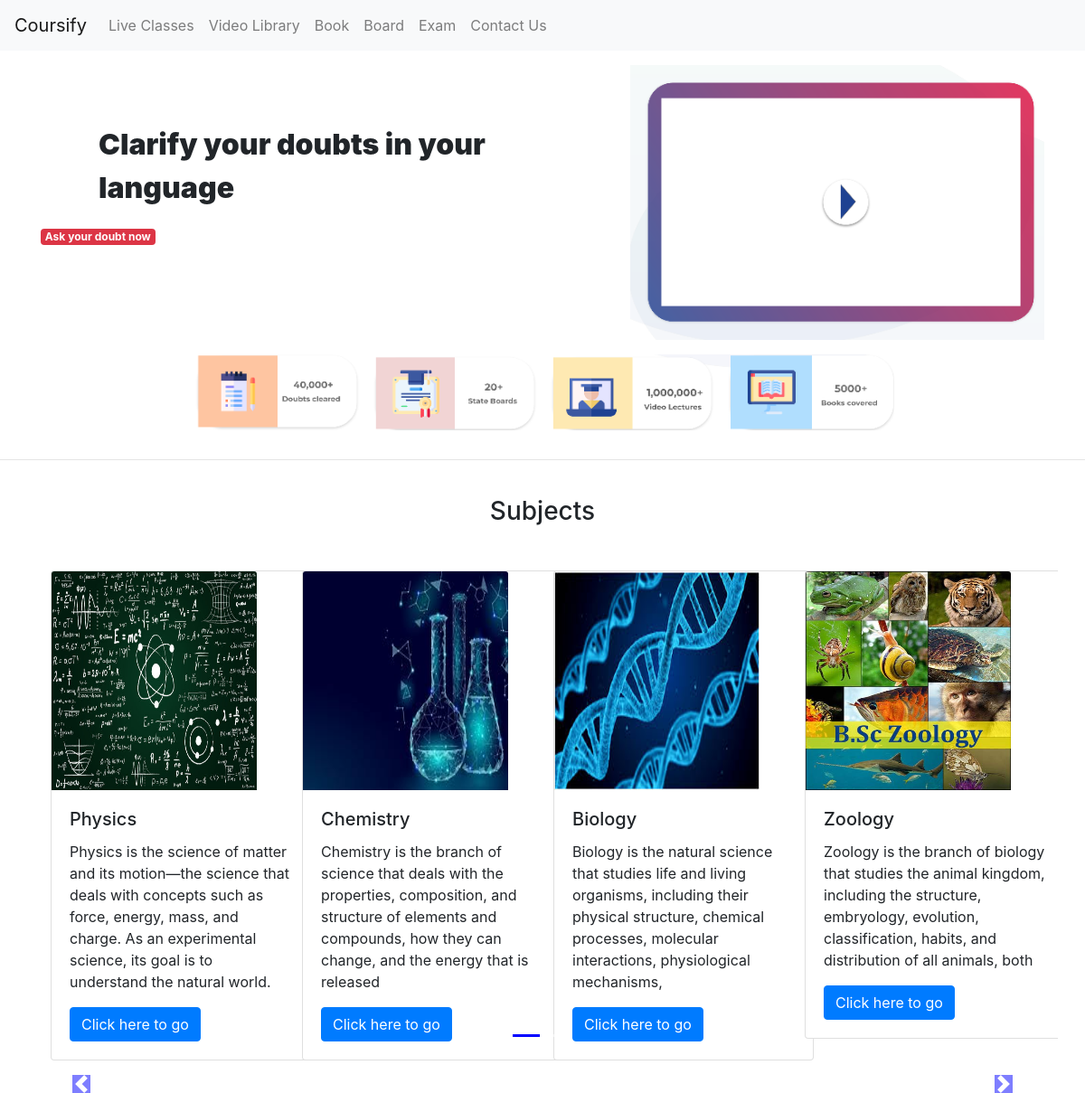
/home/, run on the app's committed database.
### doubt/models.py (models this page shows)
class Subject(models.Model):
    name = models.CharField(max_length=50, default="")
    description = models.CharField(max_length=250, default="")
    stream = models.CharField(max_length=50, default="")
    image = models.ImageField(upload_to='doubt/images', default ="" )
    def __str__(self):
        return self.name

### doubt/views.py (the view)
# urls.py: 2. Add a URL to urlpatterns:  path('', views.home, name='home')
def home(request):
    subjects = Subject.objects.all()
    print(subjects)
    n = len(subjects)
    nSlides = n//4 + ceil((n/4)-(n//4))
    params = {'no_of_slides':nSlides, 'range': range(1,nSlides),'subject': subjects}
    return render(request, 'index.html', params)

### doubt/templates/index.html
{% extends 'basic.html' %}
{% load static %}
{% block body %}
      <div class="container my-3">
          <div class="first">
            <div><p id="heading">Clarify your doubts in your language</p>
             <a href="doubt"> <span id="doubt" class="badge badge-danger">Ask your doubt now</span></a>
            </div>
            <div>
              <img src="{% static 'images/first.png'%}" alt="">
            </div>
          </div>
         <center> <img class=" my-3" src="{% static 'images/second.png'%}" alt=""></center>
      </div>
    <hr> <br>
    <center><h3>Subjects</h3></center> <br>
    <div id="demo" class="carousel slide my-3" data-ride="carousel">
        <ul class="carousel-indicators">
          <li data-target="#demo" data-slide-to="0" class="active"></li>
           {% for i in range %}
          <li data-target="#demo" data-slide-to="{{i}}" ></li>
          {% endfor %}
        </ul>
        <div class="container carousel-inner no-padding">
          <div class="carousel-item active">
            <div class="col-xs-3 col-sm-3 col-md-3">
              <div class="card" style="width: 18rem;">
                <img src='/media/{{subject.0.image}}' class="card-img-top" alt="...">
                <div class="card-body">
                    <h5 class="card-title">{{subject.0.name}}</h5>
                    <p class="card-text">{{subject.0.description}}</p>
                    <a href="#" class="btn btn-primary">Click here to go</a>
                </div>
              </div>
           </div>
            {% for i in subject|slice:"1:"%}
            <div class="col-xs-3 col-sm-3 col-md-3">
              <div class="card" style="width: 18rem;">
                <img src='/media/{{i.image}}' class="card-img-top" alt="...">
                <div class="card-body">
                  <h5 class="card-title">{{i.name}}</h5>
                  <p class="card-text">{{i.description}}</p>
                  <a href="#" class="btn btn-primary">Click here to go</a>
                </div>
              </div>
            </div>
            {% if forloop.counter|divisibleby:3 and forloop.counter > 0 and not forloop.last %}
          </div><div class="carousel-item">
            {% endif %}
            {% endfor %}
        </div>
    </div>
    </div>
        <a class="carousel-control-prev" href="#demo{{forloop.counter}}" data-slide="prev">
            <span class="carousel-control-prev-icon"></span>
        </a>
        <a class="carousel-control-next" href="#demo{{forloop.counter}}" data-slide="next">
            <span class="carousel-control-next-icon"></span>
        </a>
{% endblock %}

### doubt/templates/basic.html (shortened to what this page needs)
<!doctype html>
<html lang="en">
    {% load static %}
  <head>
    <link rel="stylesheet" href="https://cdn.jsdelivr.net/npm/bootstrap@4.5.3/dist/css/bootstrap.min.css">
    <link rel="stylesheet" href="{% static 'css/style.css' %}">
    <link rel="stylesheet" href="{% static 'css/doubtpost.css' %}">
    <link rel="stylesheet" href="{% static 'css/board.css' %}">
  </head>
  <body>
    <nav class="navbar  navbar-expand-lg navbar-light bg-light">
        <a class="navbar-brand" href="/home">Coursify</a>
        <div class="collapse navbar-collapse" id="navbarSupportedContent">
          <ul class="navbar-nav mr-auto">
            <li class="nav-item">
                <a class="nav-link" href="/home/liveclass/">Live Classes</a>
            </li>
            <li class="nav-item">
              <a class="nav-link" href="#">Video Library</a>
            </li>
            <li class="nav-item">
                <a class="nav-link" href="#">Book</a>
            </li>
            <li class="nav-item">
                <a class="nav-link" href="/home/board/">Board</a>
            </li>
            <li class="nav-item">
                <a class="nav-link" href="#">Exam</a>
            </li>
            <li class="nav-item">
              <a class="nav-link" href="/home/contactus/">Contact Us</a>
          </li>
          </ul>
        </div>
      </nav>
      {% block body%}
      {% endblock %}
  </body>
</html>

### doubt/static/css/style.css (style rules this page uses)
#heading { font-size: xx-large; font-weight: 900; padding-left: 2em; padding-right: .3em; padding-top: 2em; }
.first { display: flex; }

### doubt/static/css/board.css (style rules this page uses)
.col-md-3 { display: inline-block; margin-left:-4px; }
.carousel-indicators .active { background-color: blue; }
.col-md-3 img { width: 227px; height: 242px; }
body .carousel-indicators { bottom: 0; }
body .carousel-control-prev-icon, body .carousel-control-next-icon { background-color: blue; }
.carousel-control-prev, .carousel-control-next { top: auto; bottom: auto; }
body .no-padding { padding-left: 0, padding-right: 0; }

### data on the page
Subject: image (picture), name "Physics", description "Physics is the science of matter and its motion—the science that deals with concepts such as force, energy, mass, and charge. As an experimental science, its goal is to understand the natural world."
Subject: image (picture), name "Chemistry", description "Chemistry is the branch of science that deals with the properties, composition, and structure of elements and compounds, how they can change, and the energy that is released"
Subject: image (picture), name "Biology", description "Biology is the natural science that studies life and living organisms, including their physical structure, chemical processes, molecular interactions, physiological mechanisms,"
Subject: image (picture), name "Zoology", description "Zoology is the branch of biology that studies the animal kingdom, including the structure, embryology, evolution, classification, habits, and distribution of all animals, both"
